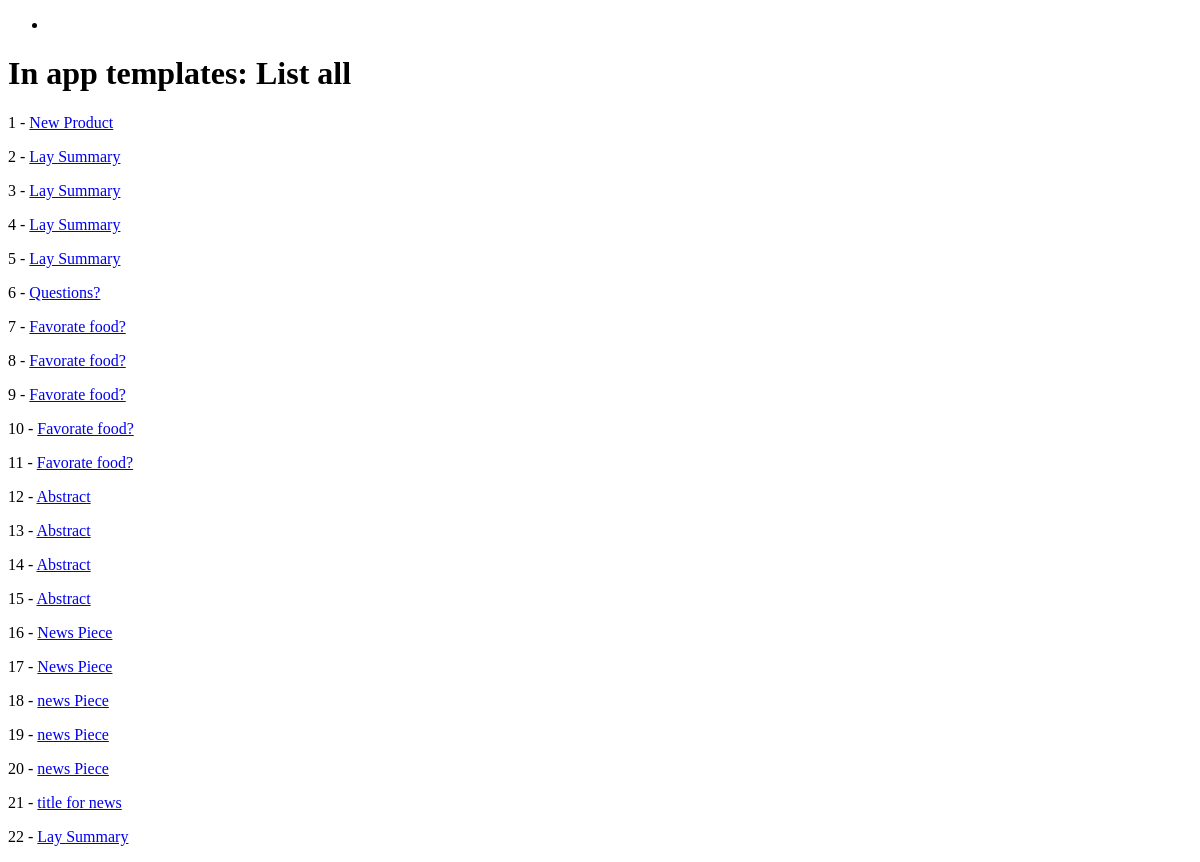
Before: /product/ with the older database file.
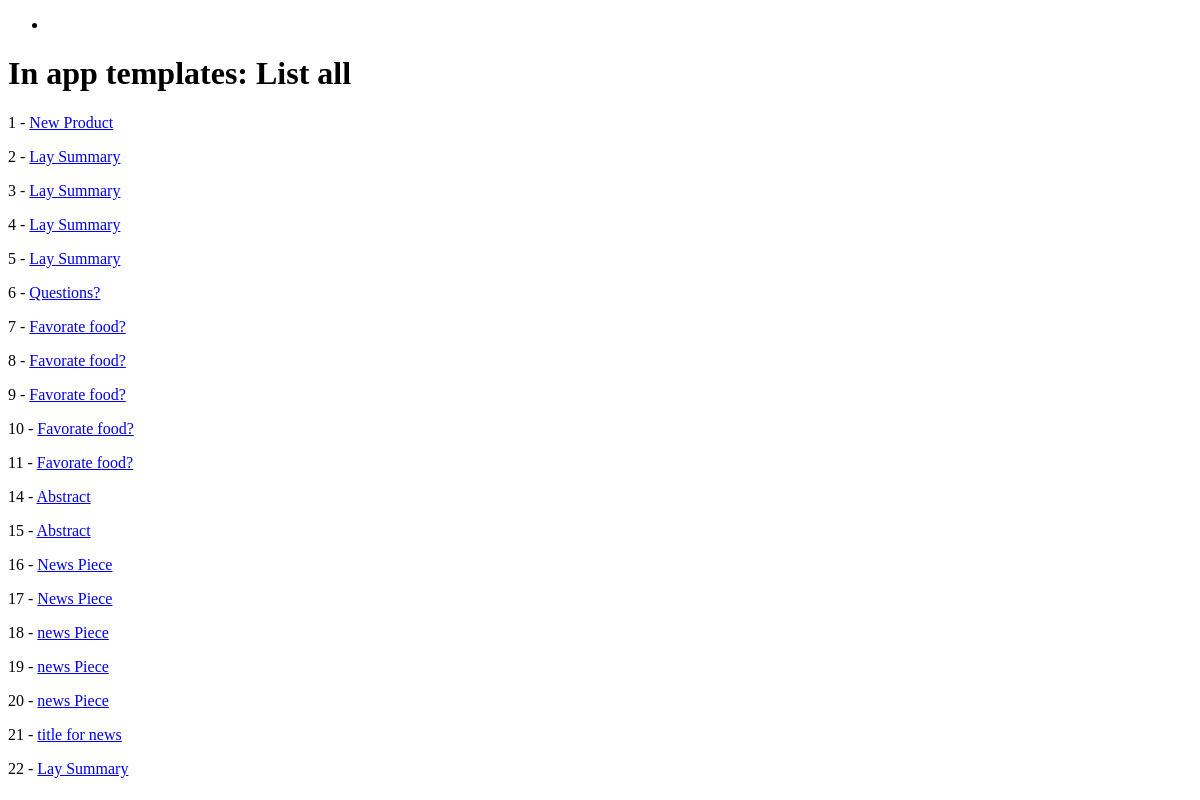
After: the same page with the newer database file.
### product/models.py (models this page shows)
class Product(models.Model):
    title = models.CharField(max_length=120)    # max_length is required
    description = models.TextField(blank=True, null=True)
    price = models.DecimalField(decimal_places=2, max_digits=100)
    summary = models.TextField(blank=False, null=False)
    featured = models.BooleanField()    # null=True, default=True
    def get_absolute_url(self):
        return reverse("product:product-lookup", kwargs={"my_id": self.id})

### product/views.py (the view)
# urls.py: path('', views.product_list_view, name='product-list'),
def product_list_view(request):
    queryset = Product.objects.all()
    context = {
            "object_list": queryset,
    }
    return render(request, "product/product_list.html", context)

### product/templates/product/product_list.html
{% extends 'base.html' %}
{% block content %}
<h1>In app templates: List all</h1>
{% for instance in object_list  %}
    <p> {{ instance.id }} - <a href='{{ instance.get_absolute_url }}'>{{ instance.title }}</p></a>
{% endfor %}
{% endblock content %}

### templates/base.html (shortened to what this page needs)
<!doctype html>
<html>
<head>
</head>
<body>
    {% include 'navbar.html' %}
    {% block content %}{% endblock content %}
</body>
</html>

### templates/navbar.html
<nav>
    <ul>
        <li></li>
    </ul>
</nav>

Changed rows visible on the page:
removed Product: id "12", title "Abstract"
removed Product: id "13", title "Abstract"
